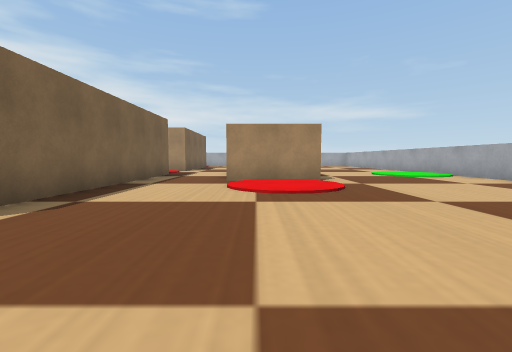
view 1 (above)

18 first-person views from a walk through a robot-simulator world made for Webots. The camera is 0.06 m above the floor, tilts 4° down and sees 90° across. The floor is counted in squares, 0.1 m on a side. Each view is taken from the middle of a square. On the plan, view 1 faces up. The plan holds only what a view shows up to about 9 squares ahead; the rest is blank. Robots are left out. Webots' stock objects and surfaces are drawn as simple stand-ins.

view 2
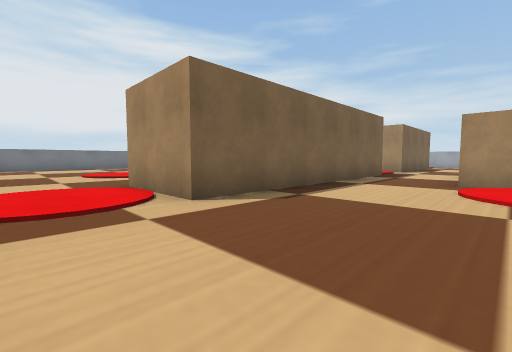

view 3
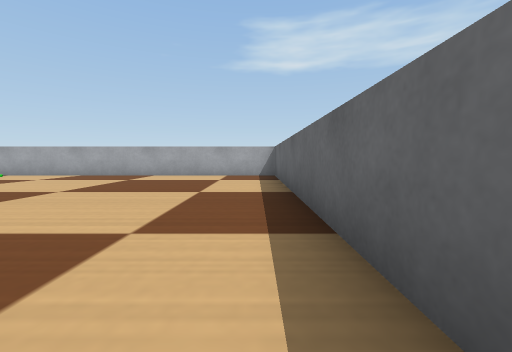

view 4
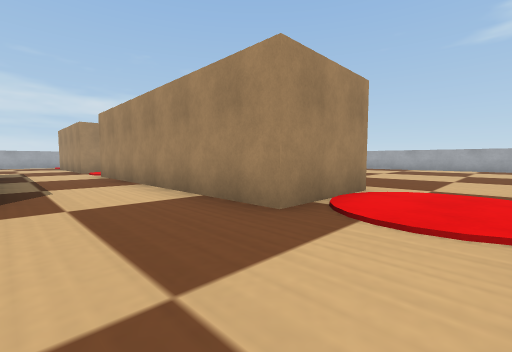

view 5
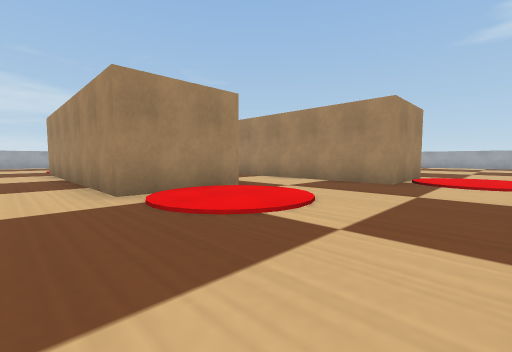

view 6
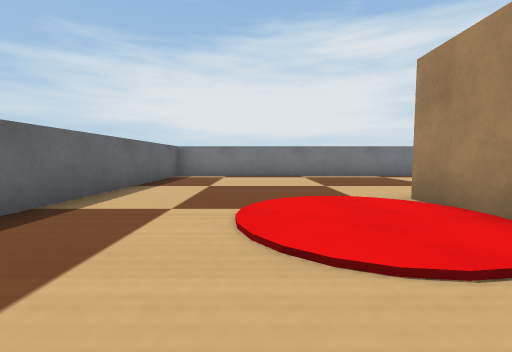

view 7
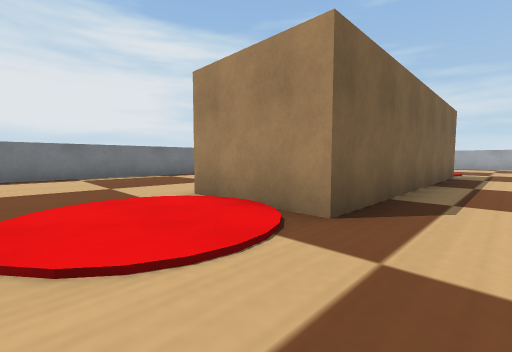

view 8
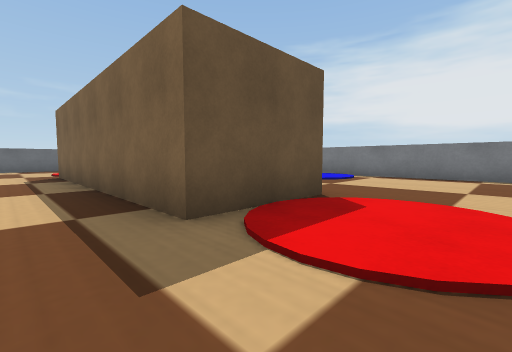

view 9
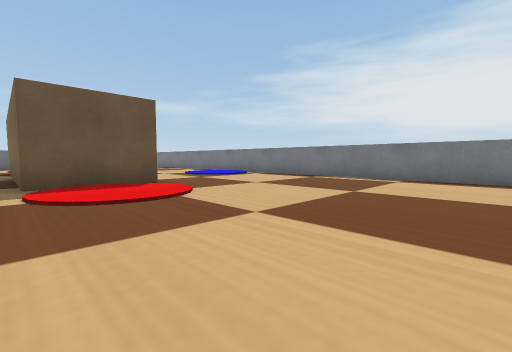

view 10
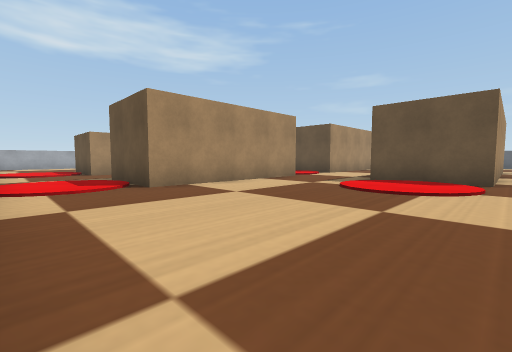

view 11
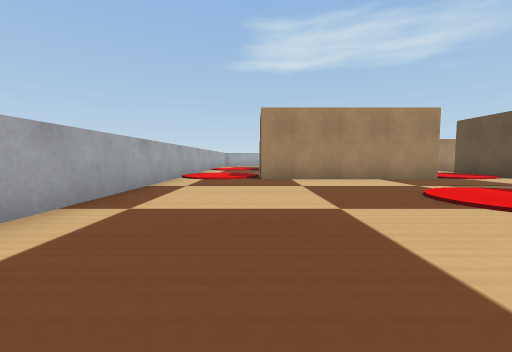

view 12
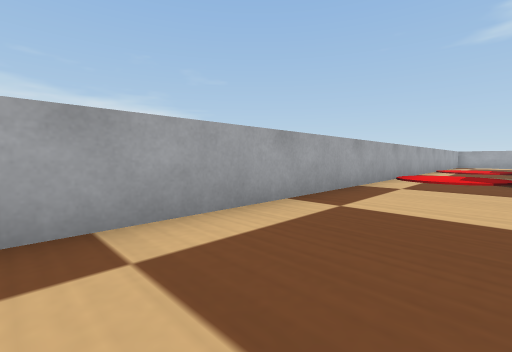

view 13
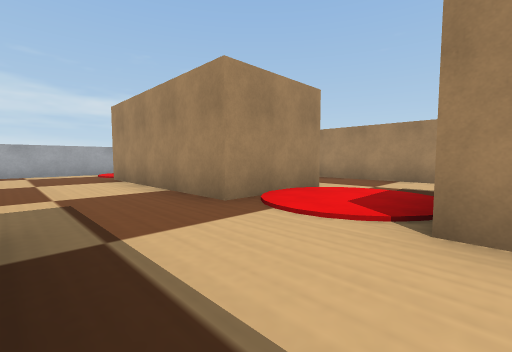

view 14
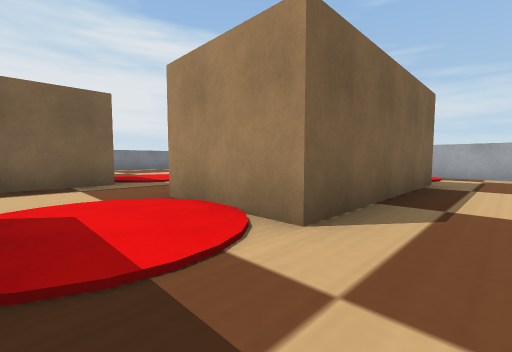

view 15
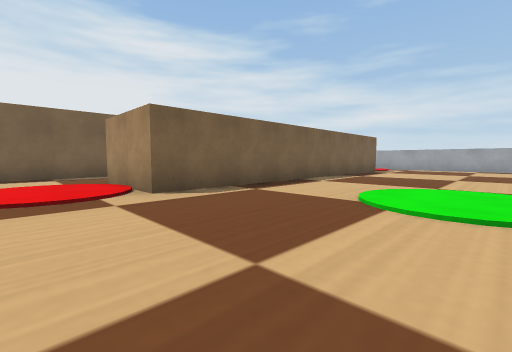

view 16
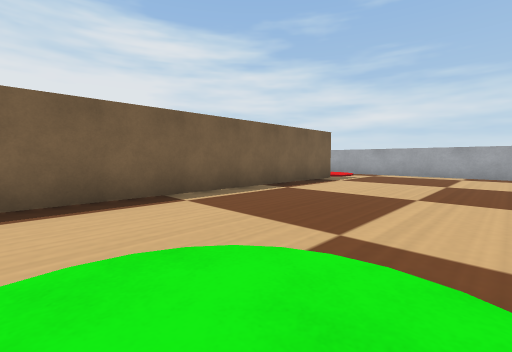

view 17
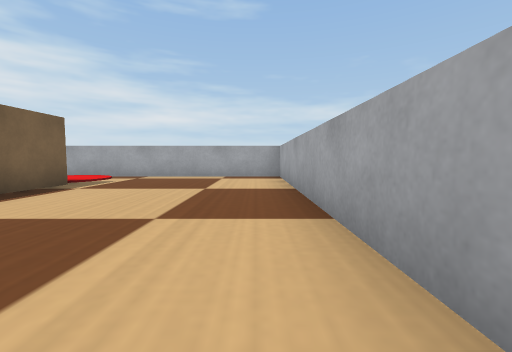

view 18
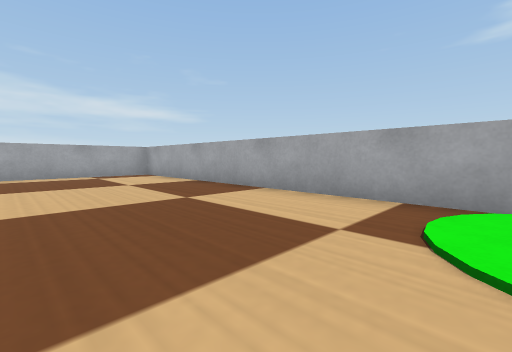

### Floor plan
Key: @ floor where view 1 was taken; # wall or solid block; . floor; B cardboard box.
Columns run from 16 left of view 1 to 7 right of it. Each row starts with its distance up from view 1.
 20    #####################
 19    ....................#
 18 #......................#
 17 #..........BB...##.....#
 16 #.........B B..###.....#
 15 #.........B B..  #.....#
 14 #.........B B..  #.....#
 13 #.........B B..###.....#
 12 #.....BB..BBB..###.....#
 11 #....B B.......###.....#
 10 #....B B.......###.....#
  9     .B B...BBB.  #.....#
  8     .B B...B B.  #.....#
  7 #.  .B B...B B.###.....#
  6 #....B B...B B.........#
  5 #....BBB...B B.........#
  4 #..........B B.........#
  3 #..........B B.........#
  2 #..........BBB.........#
  1 #......................#
  0 #...............@......#
 -1 #######        #########

Where each view was taken, in squares from view 1:
view 1: 0 up, 0 right, facing up
view 2: 0 up, 0 right, facing up-left
view 3: 0 up, 2 left, facing right
view 4: 0 up, 8 left, facing up-right
view 5: 0 up, 12 left, facing up-right
view 6: 2 up, 7 left, facing left
view 7: 2 up, 7 left, facing up-left
view 8: 14 up, 7 left, facing down-left
view 9: 18 up, 8 left, facing down-left
view 10: 19 up, 11 left, facing down-right
view 11: 17 up, 13 left, facing right
view 12: 17 up, 13 left, facing up-right
view 13: 9 up, 8 left, facing up-right
view 14: 10 up, 2 left, facing up-left
view 15: 5 up, 6 right, facing up-left
view 16: 9 up, 6 right, facing up-left
view 17: 11 up, 6 right, facing up
view 18: 10 up, 3 right, facing up-right
